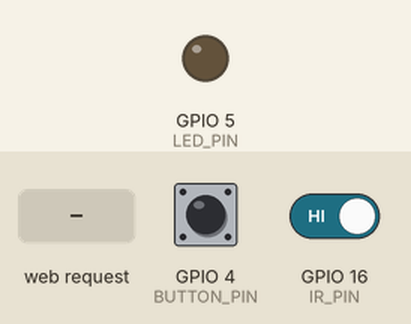
Simulated run of this sketch. Board: ESP8266 (NodeMCU). Shown: output pins drawn as LEDs (lit = HIGH). Inputs (shaded band) come from the test bench; at power-on: GPIO 4 (BUTTON_PIN) HIGH, GPIO 16 (IR_PIN) HIGH. WiFi joins after 1.5 s; servers stay silent unless stated; what the sketch prints to the serial monitor is not drawn.

Above: at 2.7 s.
2.8 s: GPIO 4 (BUTTON_PIN) pulled LOW for 0.15 s
At 2.87 s:
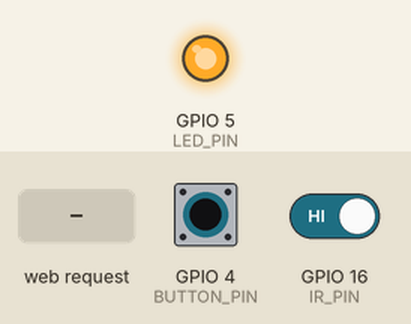
4.4 s: HTTP request GET /slider?value=1 received
At 4.9 s:
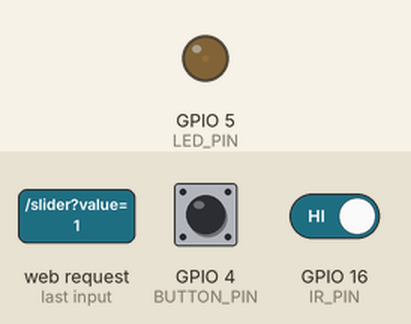
5.9 s: HTTP request GET /slider?value=120 received
At 7.2 s:
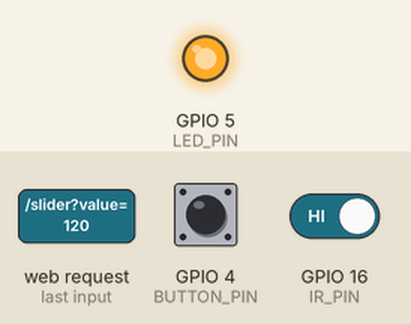
Timing chart, 0 to 8.9 s (numbered marks = the images above; inputs shaded):
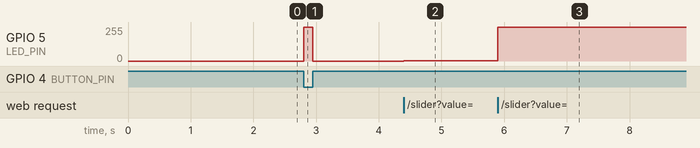

Measured:
- after the input at 2.8 s, GPIO 5 (LED_PIN): 0/255 → 255/255 at once, → 0/255 0.15 s later
- after the input at 4.4 s, GPIO 5 (LED_PIN): 0/255 → 2/255 at once
- after the input at 5.9 s, GPIO 5 (LED_PIN): 2/255 → 255/255 at once

The sketch:

Home_light_controle_1-5.ino
```cpp
/************ LIBRARIES ************/
// Core WiFi library for ESP8266
#include <ESP8266WiFi.h>

// Web server library to create HTTP server
#include <ESP8266WebServer.h>

// SinricPro cloud library (for Alexa / voice control)
#include <SinricPro.h>
#include <SinricProSwitch.h>

/************ WIFI CREDENTIALS ************/
// Your mobile hotspot / router name
#define WIFI_SSID "Redmi 9 Power"

// WiFi password
#define WIFI_PASS "TULASIRAM"

/************ SINRIC PRO CREDENTIALS ************/
// App key from SinricPro dashboard
#define APP_KEY    "369a87ad-eea2-4275-8e0e-5ec89897c28c"

// App secret from SinricPro dashboard
#define APP_SECRET "9c31a0dc-38bb-407d-b569-ed4ac049a605-f1cbff0c-a08c-466c-8ee2-da36ae752a1b"

// Device ID for the smart switch
#define DEVICE_ID  "6948e5706dbd335b28f8fc4d"

/************ PIN DEFINITIONS ************/
// LED connected to GPIO5 (D1)
#define LED_PIN     5

// Push button connected to GPIO4 (D2)
#define BUTTON_PIN  4

// IR sensor connected to GPIO16 (D0)
#define IR_PIN      16

// Create web server object on port 80
ESP8266WebServer server(80);

/************ GLOBAL VARIABLES ************/
// Stores ON/OFF state from web or SinricPro
bool webLedState = false;

// Brightness value (0–100 because PWM range is set to 100)
int brightness = 512;   // default brightness

// Stores IR sensor status text
String irStatus = "Not Detected";

// Stores LED status text
String ledStatus = "OFF";

/************ SINRIC CALLBACK FUNCTION ************/
// This function runs when Alexa / SinricPro changes power state
bool onPowerState(const String &, bool &state) {

  // Store ON/OFF state
  webLedState = state;

  if (state) {
    // If ON → glow LED with selected brightness
    analogWrite(LED_PIN, brightness);
    ledStatus = "ON";
  } else {
    // If OFF → turn LED off
    digitalWrite(LED_PIN, LOW);
    ledStatus = "OFF";
  }
  return true;   // confirmation to SinricPro
}

/************ WEB PAGE HANDLER ************/
// This function sends HTML page to browser
void handleRoot() {

  // HTML + CSS + JavaScript code
  String html = R"rawliteral(
<!DOCTYPE html>
<html>
<head>
<meta name="viewport" content="width=device-width, initial-scale=1">
<title>ESP8266 Smart LED</title>

<style>
/* Page background */
body {
  background: linear-gradient(135deg,#667eea,#764ba2);
  font-family: 'Segoe UI', sans-serif;
  text-align: center;
  color: white;
  margin: 0;
  padding: 0;
}

/* Card design */
.card {
  background: white;
  color: #333;
  max-width: 350px;
  margin: 40px auto;
  padding: 25px;
  border-radius: 15px;
  box-shadow: 0 10px 25px rgba(0,0,0,0.3);
}

/* LED circle */
.led {
  width: 60px;
  height: 60px;
  border-radius: 50%;
  margin: 15px auto;
  background: black;
  box-shadow: 0 0 10px red;
}

/* LED ON animation */
.on {
  background: #2ecc71;
  box-shadow: 0 0 20px #2ecc71;
}

/* Button style */
button {
  width: 120px;
  padding: 12px;
  margin: 10px;
  font-size: 16px;
  border: none;
  border-radius: 8px;
  color: white;
  cursor: pointer;
}

#onBtn { background: #27ae60; }
#offBtn { background: #e74c3c; }

/* Slider style */
input[type=range] {
  width: 100%;
  margin-top: 10px;
}

.status {
  font-weight: bold;
}
</style>
</head>

<body>

<div class="card">
  <h2>HOME Smart LED</h2>

  <div id="ledIcon" class="led"></div>

  <p>LED: <span id="led" class="status">OFF</span></p>
  <p>IR Sensor: <span id="ir" class="status">Not Detected</span></p>

  <!-- ON / OFF Buttons -->
  <button id="onBtn" onclick="fetch('/on')">ON</button>
  <button id="offBtn" onclick="fetch('/off')">OFF</button>

  <!-- Brightness slider -->
  <p>Brightness: <span id="val">50</span></p>
  <input type="range" min="0" max="100" value="50"
         oninput="updateBrightness(this.value)">
</div>

<script>
// Send brightness value to ESP8266
function updateBrightness(v){
  document.getElementById("val").innerHTML = v;
  fetch('/slider?value=' + v);
}

// Auto update LED & IR status every 500ms
setInterval(() => {
  fetch('/ledstatus').then(r=>r.text()).then(d=>{
    document.getElementById("led").innerHTML = d;
    document.getElementById("ledIcon").className =
      d === "ON" ? "led on" : "led";
  });

  fetch('/irstatus').then(r=>r.text()).then(d=>{
    document.getElementById("ir").innerHTML = d;
  });
}, 500);
</script>

</body>
</html>
)rawliteral";

  // Send webpage to browser
  server.send(200, "text/html", html);
}

/************ SETUP FUNCTION ************/
void setup() {

  // Start serial monitor
  Serial.begin(9600);

  // Configure pin modes
  pinMode(LED_PIN, OUTPUT);
  pinMode(BUTTON_PIN, INPUT_PULLUP);
  pinMode(IR_PIN, INPUT);

  // Set PWM range (0–100)
  analogWriteRange(100);

  // Turn LED OFF initially
  digitalWrite(LED_PIN, LOW);

  // Connect to WiFi
  WiFi.begin(WIFI_SSID, WIFI_PASS);
  while (WiFi.status() != WL_CONNECTED) delay(500);

  // Print ESP8266 IP address
  Serial.println(WiFi.localIP());

  // Web routes
  server.on("/", handleRoot);

  server.on("/on", []() {
    webLedState = true;
    analogWrite(LED_PIN, brightness);
    ledStatus = "ON";
    server.send(200, "text/plain", "ON");
  });

  server.on("/off", []() {
    webLedState = false;
    digitalWrite(LED_PIN, LOW);
    ledStatus = "OFF";
    server.send(200, "text/plain", "OFF");
  });

  server.on("/slider", []() {
    if (server.hasArg("value")) {
      brightness = server.arg("value").toInt();
      webLedState = true;
      analogWrite(LED_PIN, brightness);
      ledStatus = "ON";
    }
    server.send(200, "text/plain", "OK");
  });

  // Status endpoints
  server.on("/irstatus", []() { server.send(200,"text/plain",irStatus); });
  server.on("/ledstatus", []() { server.send(200,"text/plain",ledStatus); });

  // Start web server
  server.begin();

  // SinricPro setup
  SinricProSwitch &sw = SinricPro[DEVICE_ID];
  sw.onPowerState(onPowerState);
  SinricPro.begin(APP_KEY, APP_SECRET);
}

/************ LOOP FUNCTION ************/
void loop() {

  // Handle web requests
  server.handleClient();

  // Handle SinricPro events
  SinricPro.handle();

  // Read button and IR sensor
  bool btn = digitalRead(BUTTON_PIN);
  bool ir  = digitalRead(IR_PIN);

  // Update IR sensor status
  irStatus = (ir == LOW) ? "Detected" : "Not Detected";

  // If button OR IR OR web command → LED ON
  if (btn == LOW || ir == LOW || webLedState) {
    analogWrite(LED_PIN, brightness);
    ledStatus = "ON";
  } else {
    digitalWrite(LED_PIN, LOW);
    ledStatus = "OFF";
  }
}
```
